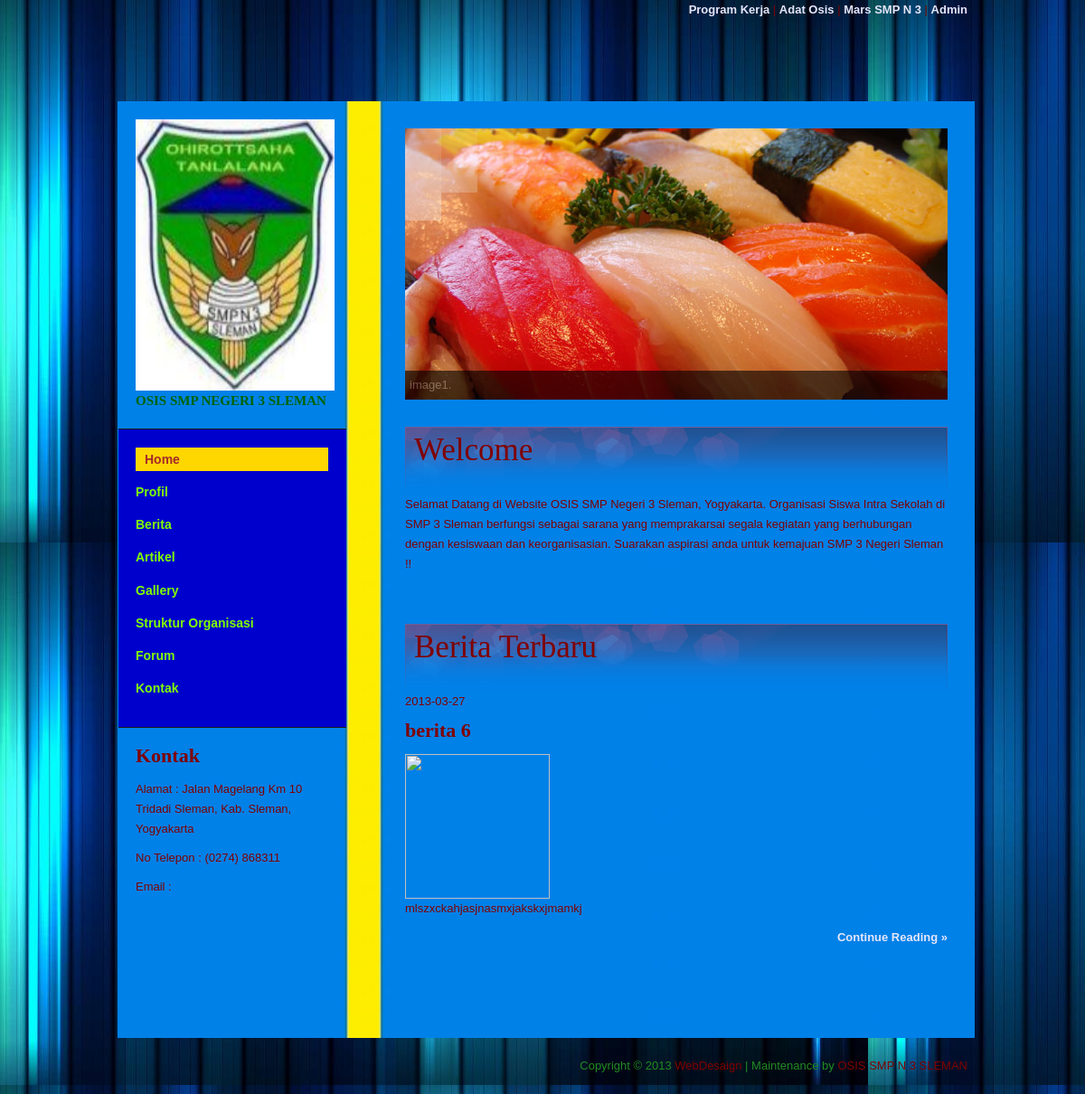
The page / on the database its author committed.
### tables this page shows
CREATE TABLE IF NOT EXISTS `t_kontak` (
  `id_kontak` int(11) NOT NULL,
  `alamat` varchar(100) NOT NULL,
  `no_tlp` varchar(20) NOT NULL,
  `email` varchar(50) NOT NULL
);

CREATE TABLE IF NOT EXISTS `t_berita` (
  `id_berita` int(11) NOT NULL AUTO_INCREMENT,
  `tgl_berita` date NOT NULL,
  `gbr_berita` varchar(100) NOT NULL,
  `judul_berita` varchar(100) NOT NULL,
  `isi_berita` longtext NOT NULL,
  PRIMARY KEY (`id_berita`)
);

### index.php (the view, shortened to what this page needs)
<!DOCTYPE html PUBLIC "-//W3C//DTD XHTML 1.0 Transitional//EN" "http://www.w3.org/TR/xhtml1/DTD/xhtml1-transitional.dtd">
<html xmlns="http://www.w3.org/1999/xhtml">
<head>
<link href="templatemo_style.css" rel="stylesheet" type="text/css" />
<link rel="stylesheet" href="nivo-slider.css" type="text/css" media="screen" />
</head>
<body>
<div id="templamteo_body_wrapper">
<div id="templatemo_wrapper">
<p align="right"><a href="proker.php">Program Kerja</a> | <a href="adatosis.php">Adat Osis</a> | <a href="Mars.php">Mars SMP N 3</a> | <a href="admin.php">Admin</a></p>
	<div id="templatemo_main_top"></div>
    <div id="templatemo_main">
    	<div id="templatemo_sidebar">
            <div id="site_title"><h1><img src="images/smp_logo.jpg" width="220px" height="300px" /></a><span>OSIS SMP NEGERI 3 SLEMAN</span></h1></div>
            <div id="templatemo_menu">
                <ul>
                    <li><a href="index.php" class="current">Home</a></li>
					<li><a href="profil.php">Profil</a></li>
					<li><a href="berita.php">Berita</a></li>
					<li><a href="artikel.php">Artikel</a></li>
                    <li><a href="galery.php">Gallery</a></li>
					<li><a href="Struktur.php">Struktur Organisasi</a></li>
                    <li><a href="forum.php">Forum</a></li>
                    <li><a href="kontak.php">Kontak</a></li>
                </ul>
			</div>
            <div class="sb_box">
            	<h3>Kontak</h3>
				<?php
						$sql = mysql_query("SELECT * FROM t_kontak");
						while ($data = mysql_fetch_array($sql)){
				?>
						<p> Alamat : <?php echo $data['alamat']; ?></p>
						<p> No Telepon : <?php echo $data['no_tlp']; ?></p>
						<p> Email :<?php echo $data['email']; } ?></p>
            </div>
        </div>
        <div id="templatemo_content">
            <div id="slider">
            	<a href="#"><img src="images/slideshow/01.jpg" alt="Image 1" title="image1." /></a>
        	</div>
			<div class="content_box">
					<h2>Welcome</h2>
						<p>Selamat Datang di Website OSIS SMP Negeri 3 Sleman, Yogyakarta. Organisasi Siswa Intra Sekolah di SMP 3 Sleman berfungsi sebagai sarana yang memprakarsai segala kegiatan yang berhubungan dengan kesiswaan dan keorganisasian. Suarakan aspirasi anda untuk kemajuan SMP 3 Negeri Sleman !! </p>
					<br></br>
					<h2>Berita Terbaru</h2>
						<?php
							$sql = mysql_query("SELECT * FROM t_berita order by id_berita desc");
							$data = mysql_fetch_row($sql);
							list($idberita,$tgl,$gbrberita,$judul,$isi)=$data;
							$baris1=substr($isi,0,200);
						?>
								<p class="date"> <?php echo $tgl;?><p>
								<h3> <?php echo $judul;?></h3>
								<img src="images/<?php echo $gbrberita;?>" width="160" height="160"/>
								<p> <?php echo $baris1;?></p>
								<p align="right"><?php echo "<a href='berita2.php?page=$idberita'>Continue Reading &raquo;</a>"?></p>
            </div>
        </div>
    </div>
    <div id="templatemo_footer">
        Copyright © 2013 <a href="#">WebDesaign</a> | Maintenance by <a href="http://www.templatemo.com" target="_parent">OSIS SMP N 3 SLEMAN</a>
    </div>
</div>
</div>
</body>
</html>

### templatemo_style.css (style rules this page uses)
body { margin: 0; padding: 0; color: #800000; font-family: Tahoma, Geneva, sans-serif; font-size: 13px; line-height: 1.7em; background-color: #746e67; background-image:url(images/blue_back.jpg); background-repeat: repeat }
a, a:link, a:visited { color: #E6E6FA ; font-weight: bold; text-decoration: none; }
p { margin: 0 0 10px 0; padding: 0; }
img { border: none; }
h1, h2, h3, h4, h5, h6 { color: #8B000; font-weight: bold; font-family:Monotype Corsiva; }
h1 { font-size: 28px; margin: 0 0 20px 0; padding: 5px 0 }
h2 { display: block; height: 40px; font-size: 35px; font-family: Jokerman; font-weight: normal; margin: 0; padding: 15px 0 20px 10px; background: url(images/templatemo_h2.png) no-repeat top left }
h3 { font-size: 22px; margin: 0 0 15px; padding: 0; }
#templamteo_body_wrapper { width: 100%; }
#templatemo_wrapper { width: 940px; margin: 0 auto; }
#templatemo_main_top { width: 940px; height: 40px; padding-top: 40px; }
#templatemo_main { clear: both; width: 948px; background:url(images/bluewall_main.jpg) repeat-y }
#templatemo_sidebar { float: left; width: 260px }
#site_title { float: left; padding: 20px; }
#site_title h1 { margin: 0; padding: 0 }
#site_title h1 span { display: block; font-size: 15px; color:#006400; font-family: Tahoma; font-weight: bold; }
#templatemo_menu { clear: both; width: 213px; padding: 20px 20px 20px 19px; margin-left: 1px; background:#0000CD; border-top: 1px solid #1c1914; border-bottom: 1px solid #1c1914; }
#templatemo_menu ul { margin: 0; padding: 0; list-style: none; }
#templatemo_menu ul li { padding: 0px; margin: 0px; }
#templatemo_menu ul li a { display: block; font-size: 14px; text-decoration: none; color: #7FFF00; font-weight: bold; padding: 2px 0; margin-bottom: 10px; outline: none; border: none; }
#templatemo_menu ul li a:hover, #templatemo_menu ul li .current { color: #a52a2a; padding: 2px 0 2px 10px; background: #ffd700; }
.sb_box { clear: both; padding: 20px; }
#templatemo_content { float: right; width: 600px; padding: 30px; }
#slider { clear: both; width: 600px; height: 300px; margin-bottom: 30px; overflow: hidden; }
.content_box { margin-bottom: 30px; padding-bottom: 30px; }
#templatemo_footer { clear: both; width: 640px; padding: 20px 0 20px 300px; text-align: right; color: #228B22; }
#templatemo_footer a { color: #800000; font-weight: 400 }

### nivo-slider.css (style rules this page uses)
.nivoSlider { position:relative; }
.nivoSlider a.nivo-imageLink { position:absolute; top:0px; left:0px; width:100%; height:100%; border:0; padding:0; margin:0; z-index:60; display:none; }

### rows shown on the page
t_kontak: alamat "Jalan Magelang Km 10 Tridadi Sleman, Kab. Sleman, Yogyakarta", no_tlp "(0274) 868311"
t_berita: tgl_berita "2013-03-27", judul_berita "berita 6", isi_berita "mlszxckahjasjnasmxjakskxjmamkj"
